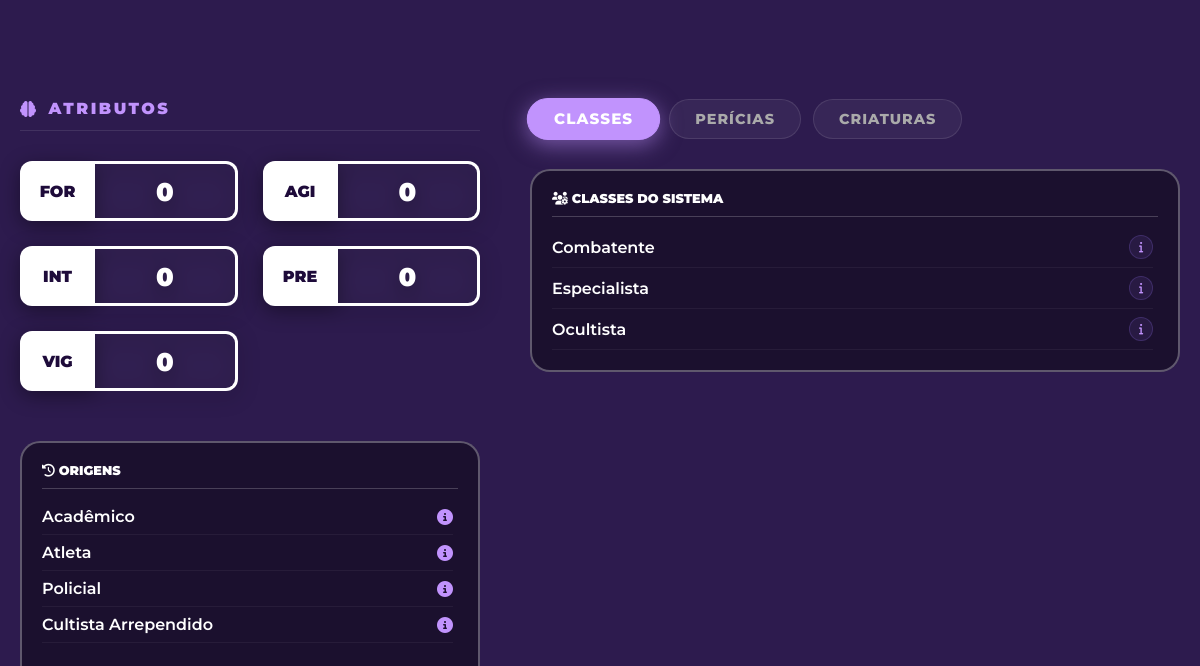
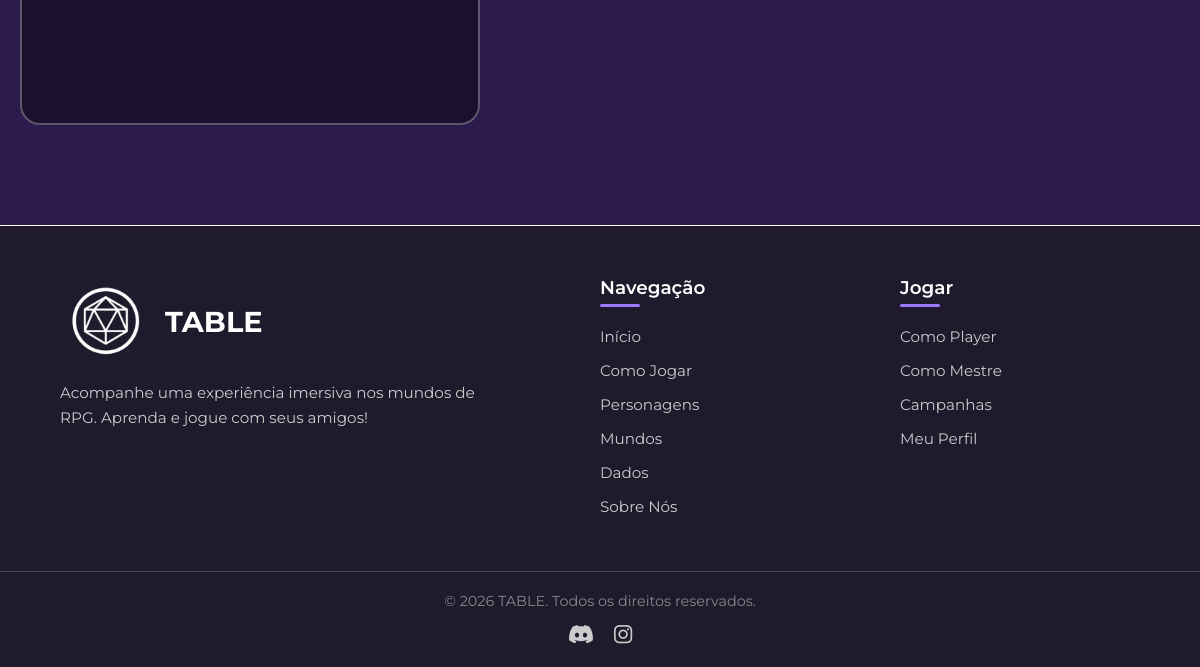
The page /pages/exibir-sistema.php?id=1 (signed in, lower part) on the database as committed earlier (2 pictures, top to bottom).
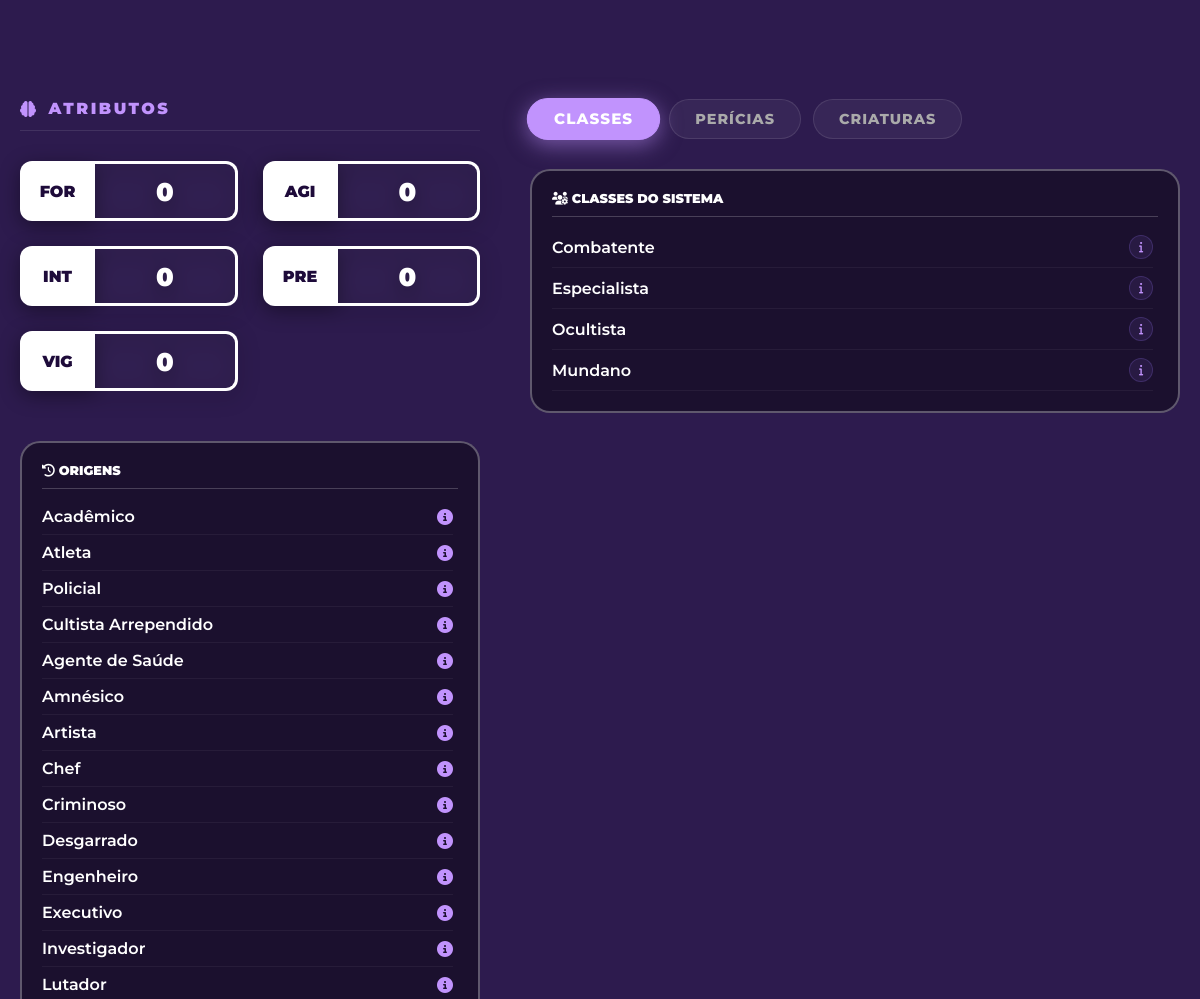
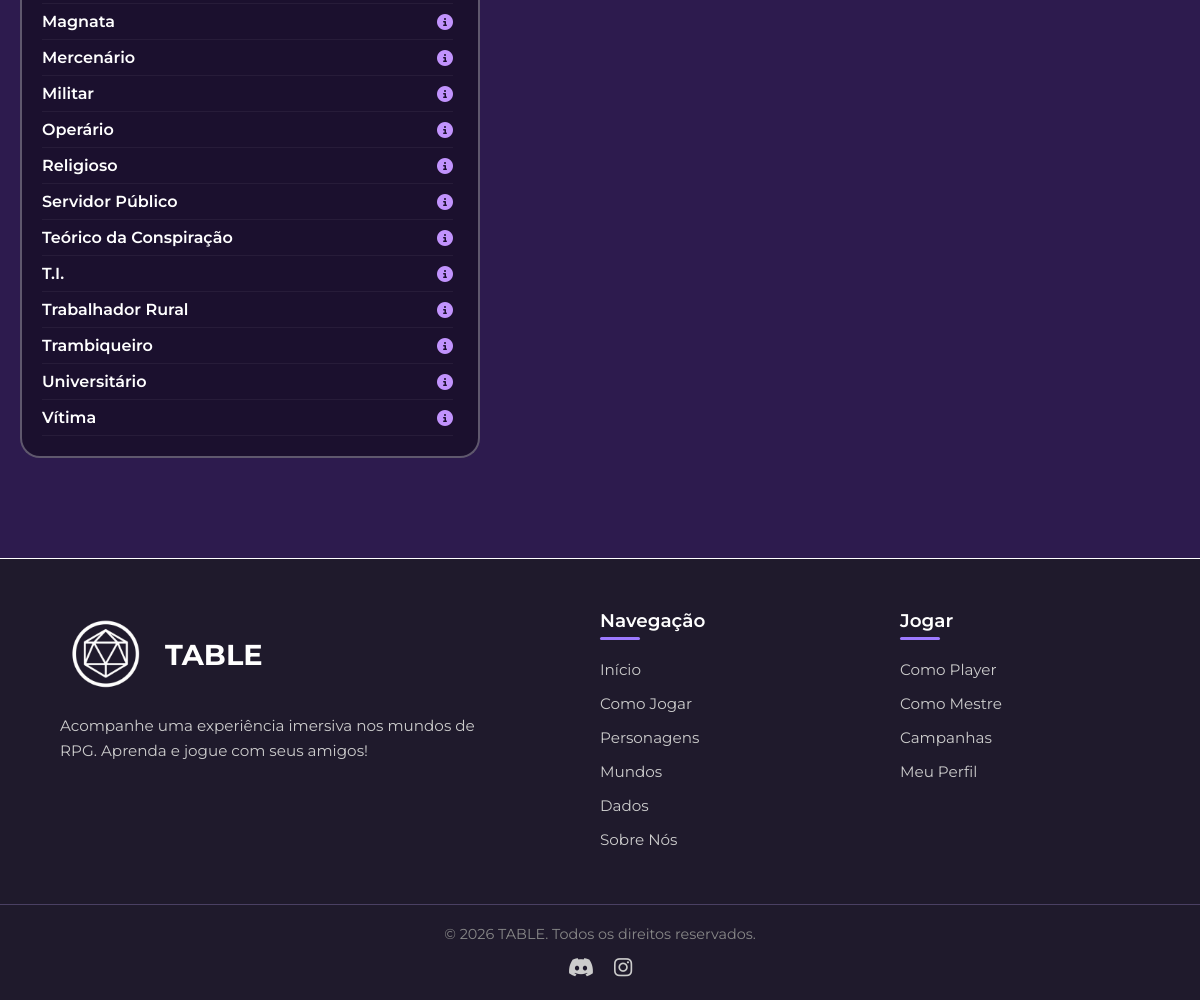
The same page on the database as committed later (2 pictures, top to bottom).
### tables this page shows
CREATE TABLE tb_atributo (
    id_atributo    INT         NOT NULL AUTO_INCREMENT,
    nm_atributo    VARCHAR(80) NOT NULL,
    ds_abreviacao  VARCHAR(10) DEFAULT NULL,    
    qt_valor_minimo INT        DEFAULT 0,
    qt_valor_maximo INT        DEFAULT 100,
    id_sistema     INT         DEFAULT NULL,
    CONSTRAINT pk_atributo        PRIMARY KEY (id_atributo),
    CONSTRAINT fk_sistema_atributo FOREIGN KEY (id_sistema)
        REFERENCES tb_sistema (id_sistema)
);

CREATE TABLE tb_origem (
    id_origem    INT          NOT NULL AUTO_INCREMENT,
    nm_origem    VARCHAR(80)  NOT NULL,
    ds_origem    VARCHAR(800) DEFAULT NULL,
    id_sistema   INT          DEFAULT NULL,
    CONSTRAINT pk_origem       PRIMARY KEY (id_origem),
    CONSTRAINT fk_origem_sistema FOREIGN KEY (id_sistema)
        REFERENCES tb_sistema (id_sistema)
);

CREATE TABLE tb_classe (
    id_classe              INT          NOT NULL AUTO_INCREMENT,
    nm_classe              VARCHAR(80)  NOT NULL,
    ds_descricao           VARCHAR(800) DEFAULT NULL,
    ds_habilidade_primaria VARCHAR(200) DEFAULT NULL,
    qt_nivel_maximo        INT          DEFAULT 20,
    id_sistema             INT          DEFAULT NULL,
    CONSTRAINT pk_classe        PRIMARY KEY (id_classe),
    CONSTRAINT fk_classe_sistema FOREIGN KEY (id_sistema)
        REFERENCES tb_sistema (id_sistema)
);

### pages/exibir-sistema.php (the view, shortened to what this page needs)
<?php
$id_sistema = $_GET['id'] ?? null;
try {
    $pdo = Database::getConexao();
    $stmt = $pdo->prepare("SELECT * FROM tb_atributo WHERE id_sistema = ?");
    $stmt->execute([$id_sistema]);
    $atributos = $stmt->fetchAll();
    $stmt = $pdo->prepare("SELECT * FROM tb_classe WHERE id_sistema = ?");
    $stmt->execute([$id_sistema]);
    $classes = $stmt->fetchAll();
    $stmt = $pdo->prepare("SELECT * FROM tb_origem WHERE id_sistema = ?");
    $stmt->execute([$id_sistema]);
    $origens = $stmt->fetchAll();
} catch (Exception $e) {
    die("Erro ao carregar sistema: " . $e->getMessage());
}
?>
<!DOCTYPE html>
<html lang="pt-BR">
<head>
    <link rel="stylesheet" href="https://cdnjs.cloudflare.com/ajax/libs/font-awesome/6.5.2/css/all.min.css">
    <link rel="stylesheet" href="../css/nav-footer.css?v=1.4">
    <link rel="stylesheet" href="../css/ficha.css?v=2.4">
</head>
<body class="ficha-body">
    <main class="ficha-container-master">
        <div class="ficha-layout-premium">
            <section class="premium-main" style="margin-top: 40px;">
                <div class="premium-col-left">
                    <h2 class="board-title-modern"><i class="fas fa-brain"></i> Atributos</h2>
                    <div class="premium-atributos-grid">
                        <?php foreach ($atributos as $at):
                            $valorBase = $at['qt_valor_minimo'] ?? 0;
                            ?>
                            <div class="premium-attr-box">
                                <span
                                    class="attr-abbr"><?= htmlspecialchars($at['ds_abreviacao'] ?? substr($at['nm_atributo'], 0, 3)) ?></span>
                                <div class="attr-circle"
                                    style="border-color: <?= $valorBase > 0 ? 'var(--premium-accent)' : '#fff' ?>;">
                                    <?= $valorBase ?>
                                </div>
                            </div>
                        <?php endforeach; ?>
                    </div>
                    <div class="pericias-premium-container" style="height: auto; min-height: 350px; margin-top: 40px;">
                        <div class="pericias-premium-header">
                            <span class="h-main"><i class="fas fa-history"></i> ORIGENS</span>
                        </div>
                        <div class="pericias-premium-list" style="overflow: visible !important;">
                            <?php if (empty($origens)): ?>
                                <p style="text-align:center; opacity:0.5; margin-top:20px;">Nenhuma origem cadastrada.</p>
                            <?php else: ?>
                                <?php foreach ($origens as $or): ?>
                                    <div class="p-row">
                                        <div class="p-desc">
                                            <span class="p-name"><?= htmlspecialchars($or['nm_origem']) ?></span>
                                        </div>
                                        <div class="p-values">
                                            <i class="fas fa-info-circle info-icon"
                                                style="color: var(--premium-accent); cursor: help;"></i>
                                        </div>
                                    </div>
                                <?php endforeach; ?>
                            <?php endif; ?>
                        </div>
                    </div>
                </div>
                <div class="premium-col-right">
                    <div class="tab-nav-sistema">
                        <button class="btn-tab-sistema ativa"
                            onclick="switchSistemaTab('classes', this)">Classes</button>
                        <button class="btn-tab-sistema" onclick="switchSistemaTab('pericias', this)">Perícias</button>
                        <button class="btn-tab-sistema" onclick="switchSistemaTab('criaturas', this)">Criaturas</button>
                    </div>
                    <div id="tab-classes" class="pericias-premium-container tab-content-sistema"
                        style="height: auto; min-height: 200px; margin-bottom: 40px;">
                        <div class="pericias-premium-header">
                            <span class="h-main"><i class="fas fa-users-cog"></i> CLASSES DO SISTEMA</span>
                        </div>
                        <div class="pericias-premium-list" style="overflow: visible !important;">
                            <?php if (empty($classes)): ?>
                                <p style="text-align:center; opacity:0.5; margin-top:20px;">Nenhuma classe cadastrada.</p>
                            <?php else: ?>
                                <?php foreach ($classes as $cl): ?>
                                    <div class="p-row">
                                        <div class="p-desc">
                                            <span class="p-name"><?= htmlspecialchars($cl['nm_classe']) ?></span>
                                        </div>
                                        <div class="p-values" style="display: flex; align-items: center; gap: 10px;">
                                            <div class="info-icon-wrapper">
                                                <i class="fas fa-info"></i>
                                            </div>
                                        </div>
                                    </div>
                                <?php endforeach; ?>
                            <?php endif; ?>
                        </div>
                    </div>
                </div>
            </section>
        </div>
    </main>
    <footer class="rodape-principal">
        <div class="rodape-conteudo">
            <div class="rodape-logo-area">
                <div class="rodape-marca">
                    <img src="../img/logo_branco.png" alt="Logo TABLE">
                    <span>TABLE</span>
                </div>
                <p>Acompanhe uma experiência imersiva nos mundos de RPG. Aprenda e jogue com seus amigos!</p>
            </div>
            <div class="rodape-links">
                <h4>Navegação</h4>
                <ul>
                    <li><a href="index.php">Início</a></li>
                    <li><a href="cm-jogar.php">Como Jogar</a></li>
                    <li><a
                            href="<?php echo isset($_SESSION['usuario']) ? 'perfil.php' : 'login.php'; ?>">Personagens</a>
                    </li>
                    <li><a href="criar-mapa.php">Mundos</a></li>
                    <li><a href="rolador-de-dados.php">Dados</a></li>
                    <li><a href="sobre-nos.php">Sobre Nós</a></li>
                </ul>
            </div>
            <div class="rodape-links">
                <h4>Jogar</h4>
                <ul>
                    <li><a href="cm-jogador.php">Como Player</a></li>
                    <li><a href="cm-mestre.php">Como Mestre</a></li>
                    <li><a href="<?php echo isset($_SESSION['usuario']) ? 'perfil.php' : 'login.php'; ?>">Campanhas</a>
                    </li>
                    <li><a href="<?php echo isset($_SESSION['usuario']) ? 'perfil.php' : 'login.php'; ?>">Meu Perfil</a>
                    </li>
                </ul>
            </div>
        </div>
        <div class="rodape-inferior">
            <p>© 2026 TABLE. Todos os direitos reservados.</p>
            <div class="redes-sociais">
                <a href="#"><i class="fa-brands fa-discord"></i></a>
                <a href="#"><i class="fa-brands fa-instagram"></i></a>
            </div>
        </div>
    </footer>
</body>
</html>

### css/nav-footer.css (style rules this page uses)
:root { --fundo-pagina-inicio: #492499; --fundo-pagina-fim: #190e35; --fundo-cartao: #ffffff; --fundo-cartao-escuro: #1F1A2C; --borda-escura: #4a4063; --cor-primaria: #5b2be0; --cor-primaria-hover: #7b4ff7; --cor-texto-suave: #ccc; --cor-destaque-claro: #9d7aff; }
html { scroll-behavior: smooth; }
* { margin: 0; padding: 0; box-sizing: border-box; font-family: "Montserrat", sans-serif !important; }
.rodape-principal { background-color: var(--fundo-cartao-escuro); color: var(--cor-texto-suave); padding-top: 50px; margin-top: auto; border-top: 1px solid #fff; }
.rodape-conteudo { max-width: 1500px; margin: 0 auto; padding: 0 5%; display: flex; justify-content: space-between; flex-wrap: wrap; gap: 60px; }
.rodape-logo-area { flex: 2; min-width: 350px; }
.rodape-marca { display: flex; align-items: center; gap: 15px; }
.rodape-logo-area img { width: 90px; height: 90px; border-radius: 50%; object-fit: cover; }
.rodape-logo-area span { font-size: 1.8rem; font-weight: 700; color: #fff; }
.rodape-logo-area p { font-size: 0.95rem; line-height: 1.6; margin-top: 15px; max-width: 450px; }
.rodape-links { flex: 1; min-width: 150px; }
.rodape-links h4 { font-size: 1.15rem; font-weight: 600; color: #fff; margin-bottom: 20px; position: relative; padding-bottom: 8px; }
.rodape-links h4::after { content: ""; position: absolute; left: 0; bottom: 0; width: 40px; height: 3px; background-color: var(--cor-destaque-claro); border-radius: 2px; }
.rodape-links ul { list-style: none; padding: 0; }
.rodape-links li { margin-bottom: 12px; font-size: 0.95rem; }
.rodape-links a { text-decoration: none; color: var(--cor-texto-suave); transition: color 0.3s ease; position: relative; padding-bottom: 3px; display: inline-block; }
.rodape-links a::after { content: ""; position: absolute; left: 0; bottom: 0; width: 0%; height: 2px; background: linear-gradient(90deg, var(--cor-primaria), var(--cor-destaque-claro)); transition: width 0.3s ease; }
.rodape-inferior { text-align: center; padding: 20px 5%; margin-top: 40px; border-top: 1px solid var(--borda-escura); display: flex; flex-direction: column; align-items: center; gap: 12px; }
.rodape-inferior p { font-size: 0.9rem; color: #888; }
.redes-sociais { font-size: 1.3rem; display: flex; justify-content: center; gap: 20px; }
.redes-sociais a { color: #ccc; transition: color 0.3s ease, transform 0.3s ease; }
.fas, .fa-solid { font-family: "Font Awesome 6 Free" !important; font-weight: 900 !important; }
.fa-brands { font-family: "Font Awesome 6 Brands" !important; font-weight: 400 !important; }

Rows that differ between the two databases and show on the page:
added tb_origem: nm_origem "Agente de Saúde"
added tb_origem: nm_origem "Amnésico"
added tb_origem: nm_origem "Artista"
added tb_origem: nm_origem "Chef"
added tb_origem: nm_origem "Criminoso"
added tb_origem: nm_origem "Desgarrado"
added tb_origem: nm_origem "Engenheiro"
added tb_origem: nm_origem "Executivo"
added tb_origem: nm_origem "Investigador"
added tb_origem: nm_origem "Lutador"
added tb_origem: nm_origem "Magnata"
added tb_origem: nm_origem "Mercenário"
added tb_origem: nm_origem "Militar"
added tb_origem: nm_origem "Operário"
added tb_origem: nm_origem "Religioso"
added tb_origem: nm_origem "Servidor Público"
added tb_origem: nm_origem "Teórico da Conspiração"
added tb_origem: nm_origem "T.I."
added tb_origem: nm_origem "Trabalhador Rural"
added tb_origem: nm_origem "Trambiqueiro"
added tb_origem: nm_origem "Universitário"
added tb_origem: nm_origem "Vítima"
added tb_classe: nm_classe "Mundano"
